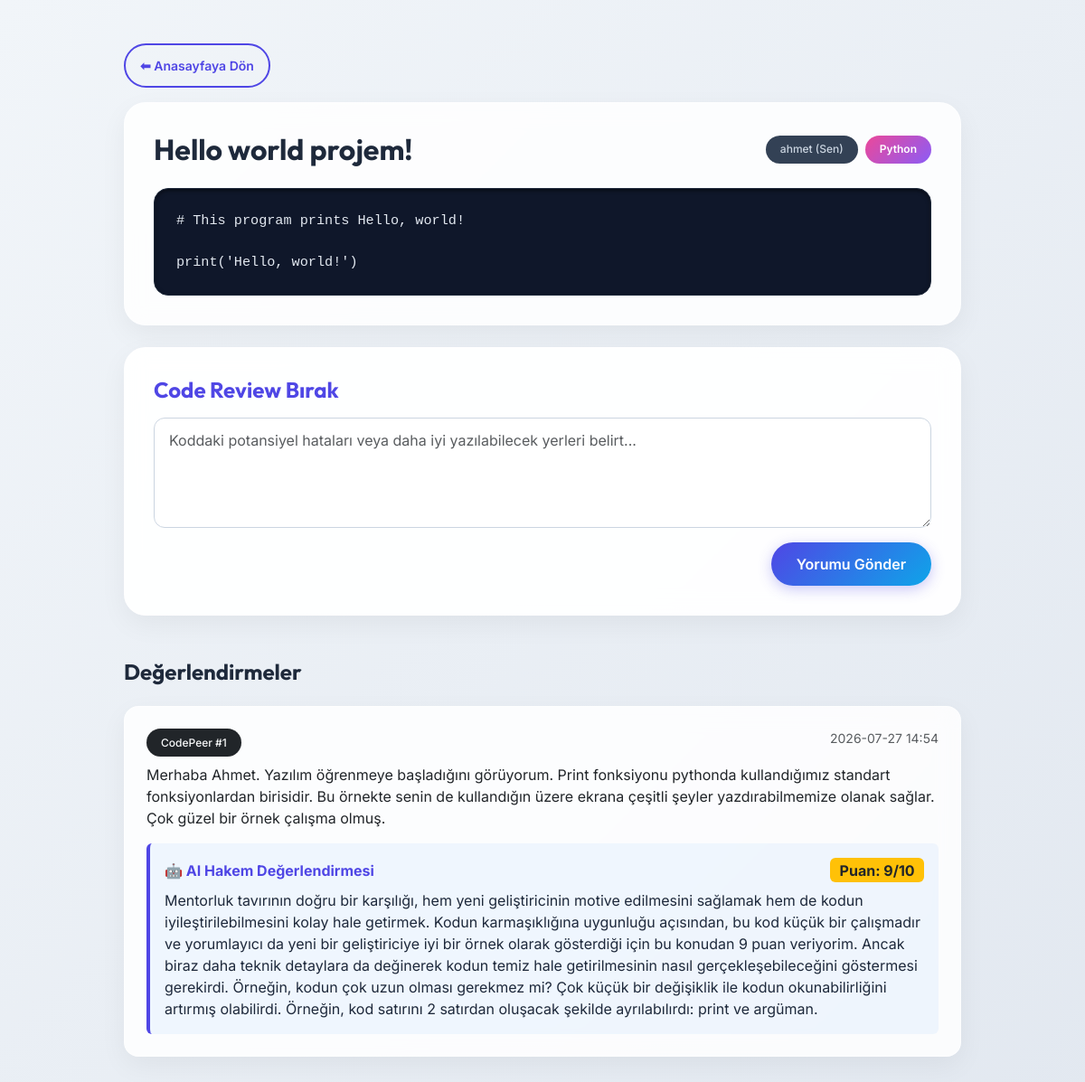
Page /post/1 (signed in) on the committed database.
### database.py (models this page shows)
class CodePost(Base):
    __tablename__ = "code_posts"
    id = Column(Integer, primary_key=True, index=True)
    title = Column(String, index=True)
    content = Column(Text)  # Kullanıcının yüklediği ham kod bloğu
    language = Column(String)  # Python, JS, C++ vb.
    created_at = Column(DateTime, default=datetime.utcnow)
    user_id = Column(Integer, ForeignKey("users.id"))
    owner = relationship("User", back_populates="posts")
    comments = relationship("Comment", back_populates="post")
    ai_reviews = relationship("AIReview", back_populates="post")

class Comment(Base):
    __tablename__ = "comments"
    id = Column(Integer, primary_key=True, index=True)
    content = Column(Text)  # Kullanıcının kod hakkındaki analizi/yorumu
    created_at = Column(DateTime, default=datetime.utcnow)
    user_id = Column(Integer, ForeignKey("users.id"))
    post_id = Column(Integer, ForeignKey("code_posts.id"))
    author = relationship("User", back_populates="comments")
    post = relationship("CodePost", back_populates="comments")
    ai_reviews = relationship("AIReview", back_populates="comment")

class AIReview(Base):
    __tablename__ = "ai_reviews"
    id = Column(Integer, primary_key=True, index=True)
    review_text = Column(Text)  # LLM'den gelen detaylı analiz metni
    score = Column(Integer, nullable=True)  # LLM'in verdiği puan (Örn: 1-10 arası)
    target_type = Column(String)  # "post" (kod için) veya "comment" (yorum incelemesi için)
    created_at = Column(DateTime, default=datetime.utcnow)
    post_id = Column(Integer, ForeignKey("code_posts.id"), nullable=True)
    comment_id = Column(Integer, ForeignKey("comments.id"), nullable=True)
    post = relationship("CodePost", back_populates="ai_reviews")
    comment = relationship("Comment", back_populates="ai_reviews")

### main.py (the view)
@app.get("/post/{post_id}")
def post_detail(request: Request, post_id: int, current_user: str = Cookie(None), db: Session = Depends(database.get_db)):
    if not current_user:
        return RedirectResponse(url="/login", status_code=status.HTTP_303_SEE_OTHER)
    post = db.query(database.CodePost).filter(database.CodePost.id == post_id).first()
    if not post:
        return RedirectResponse(url="/", status_code=status.HTTP_303_SEE_OTHER)
    comments = db.query(database.Comment).filter(database.Comment.post_id == post_id).order_by(database.Comment.id.desc()).all()
    author_name = "Gizli Yazar"
    if post.owner.username == current_user:
        author_name = f"{current_user} (Sen)"
    for c in comments:
        if c.author.username == current_user:
            c.display_name = f"{current_user} (Sen)"
        else:
            c.display_name = f"CodePeer #{c.user_id}"
    return templates.TemplateResponse(
        request=request,
        name="post_detail.html",
        context={
            "title": post.title,
            "username": current_user,
            "post": post,
            "author_name": author_name,
            "comments": comments
        }
    )

### templates/post_detail.html (shortened to what this page needs)
<!DOCTYPE html>
<html lang="tr">
<head>
    <link href="https://cdn.jsdelivr.net/npm/bootstrap@5.3.0/dist/css/bootstrap.min.css" rel="stylesheet">
    <link href="/static/css/style.css" rel="stylesheet">
</head>
<body>
    <div class="container py-5">
        <div class="row justify-content-center">
            <div class="col-lg-10 mb-4">
                <a href="/" class="btn btn-premium-outline btn-sm px-3 mb-3">⬅ Anasayfaya Dön</a>
                <div class="glass-card mb-4" style="padding: 2rem;">
                    <div class="d-flex justify-content-between align-items-center mb-4">
                        <h2 class="fw-bold m-0" style="color: var(--text-main);">{{ post.title }}</h2>
                        <div class="d-flex gap-2">
                            <span class="badge-author">{{ author_name }}</span>
                            <span class="badge-premium">{{ post.language }}</span>
                        </div>
                    </div>
                    <div class="code-container">
                        <pre class="m-0"><code>{{ post.content }}</code></pre>
                    </div>
                </div>
                <div class="glass-card mb-5" style="padding: 2rem; background: rgba(255, 255, 255, 0.95);">
                    <h4 class="fw-bold mb-3" style="color: var(--primary);">Code Review Bırak</h4>
                    <form action="/post/{{ post.id }}/comment" method="POST">
                        <textarea name="content" class="form-control mb-3" rows="4" placeholder="Koddaki potansiyel hataları veya daha iyi yazılabilecek yerleri belirt..." required></textarea>
                        <div class="d-flex justify-content-end">
                            <button type="submit" class="btn btn-premium">Yorumu Gönder</button>
                        </div>
                    </form>
                </div>
                <h4 class="fw-bold mb-4" style="color: var(--text-main);">Değerlendirmeler</h4>
                {% if comments %}
                    {% for comment in comments %}
                    <div class="glass-card mb-3" style="padding: 1.5rem; border-radius: 1rem;">
                        <div class="d-flex justify-content-between mb-2">
                            <span class="badge-author bg-dark text-light">{{ comment.display_name }}</span>
                            <small class="text-muted">{{ comment.created_at.strftime('%Y-%m-%d %H:%M') }}</small>
                        </div>
                        <p class="m-0 text-dark">{{ comment.content }}</p>
                        {% if comment.ai_reviews %}
                            {% set ai_feedback = comment.ai_reviews[0] %}
                            <div class="mt-3 p-3 rounded" style="background-color: rgba(13, 110, 253, 0.05); border-left: 4px solid var(--primary);">
                                <div class="d-flex justify-content-between align-items-center mb-2">
                                    <strong style="color: var(--primary);">🤖 AI Hakem Değerlendirmesi</strong>
                                    <span class="badge bg-warning text-dark fs-6">Puan: {{ ai_feedback.score }}/10</span>
                                </div>
                                <p class="mb-0 text-sm">{{ ai_feedback.review_text }}</p>
                            </div>
                        {% endif %}
                    </div>
                    {% endfor %}
                {% else %}
                    <div class="text-muted fst-italic">Henüz bu koda hiç inceleme yapılmamış. İlk değerlendiren sen ol!</div>
                {% endif %}
            </div>
        </div>
    </div>
</body>
</html>

### static/css/style.css (style rules this page uses)
:root { --primary: #4f46e5; --primary-hover: #4338ca; --secondary: #0ea5e9; --bg-color: #f1f5f9; --card-bg: rgba(255, 255, 255, 0.85); --text-main: #1e293b; --text-muted: #64748b; --glass-border: rgba(255, 255, 255, 0.4); }
body { background: linear-gradient(135deg, #f1f5f9 0%, #e2e8f0 100%); font-family: 'Inter', sans-serif; color: var(--text-main); min-height: 100vh; }
h1, h2, h3, h4, h5, h6 { font-family: 'Outfit', sans-serif; }
.glass-card { background: var(--card-bg); backdrop-filter: blur(12px); -webkit-backdrop-filter: blur(12px); border: 1px solid var(--glass-border); box-shadow: 0 10px 30px rgba(0, 0, 0, 0.05); border-radius: 1.5rem; padding: 2.5rem; }
.btn-premium { background: linear-gradient(135deg, var(--primary), var(--secondary)); color: white; border: none; padding: 0.75rem 1.75rem; border-radius: 999px; font-weight: 600; transition: all 0.3s ease; box-shadow: 0 4px 15px rgba(79, 70, 229, 0.3); }
.btn-premium-outline { background: transparent; color: var(--primary); border: 2px solid var(--primary); padding: 0.75rem 1.75rem; border-radius: 999px; font-weight: 600; transition: all 0.3s ease; }
.form-control, .form-select { border-radius: 0.75rem; border: 1px solid #cbd5e1; padding: 0.75rem 1rem; transition: all 0.2s; }
.code-container { background: #0f172a; border-radius: 1rem; border: 1px solid #1e293b; box-shadow: inset 0 2px 4px rgba(0,0,0,0.5); padding: 1.5rem; position: relative; overflow-x: auto; }
.code-container code { color: #e2e8f0; font-family: Consolas, 'Fira Code', monospace; font-size: 0.95rem; }
.badge-premium { background: linear-gradient(135deg, #ec4899, #8b5cf6); color: white; border-radius: 999px; padding: 0.4rem 1rem; font-size: 0.75rem; font-weight: 600; }
.badge-author { background: #334155; color: #cbd5e1; border-radius: 999px; padding: 0.4rem 1rem; font-size: 0.75rem; font-weight: 500; }

### rows in the picture
CodePost: title "Hello world projem!", language "Python", content "# This program prints Hello, world! print('Hello, world!')"
Comment: display_name "CodePeer #1", created_at "2026-07-27 14:54", content "Merhaba Ahmet. Yazılım öğrenmeye başladığını görüyorum. Print fonksiyonu pythonda kullandığımız standart fonksiyonlardan birisidir. Bu örnekte senin de kullandığın üzere ekrana çeşitli şeyler yazdırabilmemize olanak sağlar. Çok güzel bir örnek çalışma olmuş."
AIReview: score "9", review_text "Mentorluk tavırının doğru bir karşılığı, hem yeni geliştiricinin motive edilmesini sağlamak hem de kodun iyileştirilebilmesini kolay hale getirmek. Kodun karmaşıklığına uygunluğu açısından, bu kod küçük bir çalışmadır ve yorumlayıcı da yeni bir geliştiriciye iyi bir örnek olarak gösterdiği için bu konudan 9 puan veriyorim. Ancak biraz daha teknik detaylara da değinerek kodun temiz hale getirilmesinin nasıl gerçekleşebileceğini göstermesi gerekirdi. Örneğin, kodun çok uzun olması gerekmez mi? Çok küçük bir değişiklik ile kodun okunabilirliğini artırmış olabilirdi. Örneğin, kod satırını 2 satırdan oluşacak şekilde ayrılabılırdı: print ve argüman."

### other values in the picture
{{ author_name }} "ahmet (Sen)"
